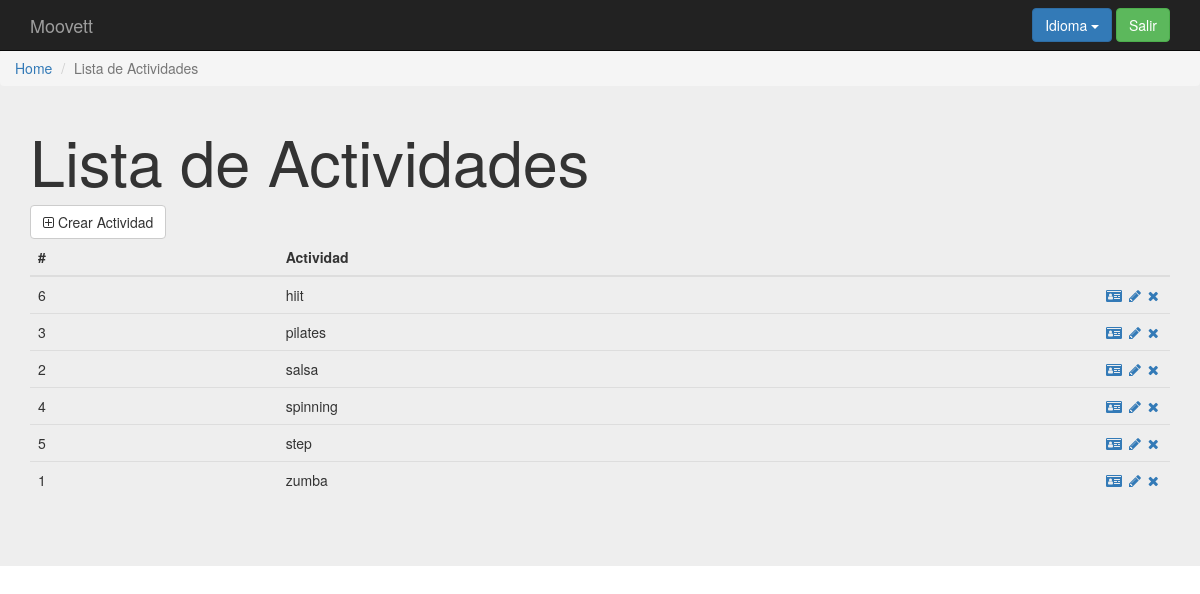
Page /index.php?controller=activity&action=show (signed in) on the committed database.
### tables this page shows
create table `actividad` (
`id` int(11) not null,
  `nombre` varchar(10) not null,
  `capacidad` smallint(6) not null,
  `precio` smallint(6) not null,
  `espacio_id` int(11) not null,
  `categoria_id` int(11) not null
);

### core/ViewManager.php (called while the page is built, shortened)
<?php
class ViewManager {
    private $variables = array();
    public function setVariable($varname, $value, $flash=false) {
        $this->variables[$varname] = $value;
    }
    public function getVariable($varname, $default=NULL) {
        if (!isset($this->variables[$varname])) {
            return $default;
        }
        return $this->variables[$varname];
    }
    public function render($controller, $viewname) {
        include(__DIR__."/../Views/$controller/$viewname.php");
    }
    private static $viewmanager_singleton = NULL;
    public static function getInstance() {
        if (self::$viewmanager_singleton == null) {
            self::$viewmanager_singleton = new ViewManager();
        }
        return self::$viewmanager_singleton;
    }
}

### Controllers/ACTIVITY_Controller.php (called while the page is built, shortened)
<?php
require_once(__DIR__."/../core/ViewManager.php");
require_once(__DIR__."/../core/I18n.php");
require_once(__DIR__."/../Models/Activity.php");
require_once(__DIR__."/../Models/ACTIVITY_Model.php");
class ACTIVITY_Controller extends BaseController {
    private $activityMapper;
    public function __construct() {
        $this->activityMapper = new ACTIVITY_Model();
        $this->view->setLayout("default");
    }
    public function show(){
        $activitys = $this->activityMapper->fetch_all();
        $this->view->setVariable("activitys", $activitys);
        $this->view->render("activity", "ACTIVITY_SHOW_Vista");
    }
}

### index.php (called while the page is built, shortened)
<?php
function run() {
    try{
        $controller = loadController($_GET["controller"]);
        $actionName = $_GET["action"];
        $controller->$actionName();
    } catch(Exception $ex) {
        die($ex->getMessage());
  }
}
function loadController($controllerName) {
    return new $controllerClassName();
}
run();
?>

### core/I18n.php (called while the page is built, shortened)
<?php
class I18n {
  private $messages;
  public function setLanguage($language) {
    $this->messages = $i18n_messages;
  }
  public function i18n($key) {
    if (isset($this->messages[$key])){
      return $this->messages[$key];
    }else{
      return $key;
    }
  }
  private static $i18n_singleton = null;
  public static function getInstance() {
    if (self::$i18n_singleton == NULL) {
      self::$i18n_singleton = new I18n();
    }
    return self::$i18n_singleton;
  }
}
function i18n($key) {
  return I18n::getInstance()->i18n($key);
}

### Models/Activity.php (called while the page is built, shortened)
<?php
class Activity {
    private $id;
    private $nombre;
    public function __construct($id=NULL, $nombre=NULL, $capacidad=NULL, $precio=NULL, $descuento_id=NULL, $espacio_id=NULL, $categoria_id=NULL, $extra_discount=NULL ) {
        $this->id = $id;
        $this->nombre = $nombre;
    }
    public function getID() {
        return $this->id;
    }
    public function getActivityName() {
        return $this->nombre;
    }
}

### Models/ACTIVITY_Model.php (called while the page is built, shortened)
<?php
require_once(__DIR__."/../core/PDOConnection.php");
class ACTIVITY_Model {
    private $db;
    public function __construct() {
        $this->db = PDOConnection::getInstance();
    }
    public function fetch_all(){
        $sql = $this->db->prepare("SELECT * FROM actividad ORDER BY nombre");
        $sql->execute();
        $activitys_db = $sql->fetchAll(PDO::FETCH_ASSOC);
        $activitys = array();
        foreach ($activitys_db as $activity) {
            array_push($activitys, new Activity($activity["id"], $activity["nombre"],$activity["capacidad"],$activity["precio"],$activity["espacio_id"],$activity["categoria_id"]));
        }
        return $activitys;
    }
}

### core/PDOConnection.php (called while the page is built)
<?php
class PDOConnection {
    private static $dbhost = "127.0.0.1";
    private static $dbname = "moovett";
    private static $dbuser = "moovett";
    private static $dbpass = "moovett";
    private static $db_singleton = null;
    public static function getInstance() {
        if (self::$db_singleton == null) {
            self::$db_singleton = new PDO(
                "mysql:host=".self::$dbhost.";dbname=".self::$dbname.";charset=utf8",
                self::$dbuser,
                self::$dbpass,
                array(
                    PDO::ATTR_EMULATE_PREPARES => false,
                    PDO::ATTR_ERRMODE => PDO::ERRMODE_EXCEPTION
                )
            );
        }
        return self::$db_singleton;
    }
}
?>

### Views/activity/ACTIVITY_SHOW_Vista.php (the view, shortened to what this page needs)
<?php
require_once(__DIR__."/../../core/ViewManager.php");
$view = ViewManager::getInstance();
$view->setVariable("title", "Manage Activitys");
$activitys = $view->getVariable("activitys");
?>
<div class="jumbotron">
  <div class="design">
  <ol class="breadcrumb">
    <li class="breadcrumb-item"><a href="index.php?controller=user&amp;action=login"><?= i18n("Home") ?></a></li>
    <li class="breadcrumb-item active"><?= i18n("List of Activities") ?></li>
  </ol>
  </div>
    <div class="container">
        <h1><?= i18n("List of Activities")?></h1>
	<a href="index.php?controller=activity&action=add" class="btn btn-default"><i class="fa fa-plus-square-o" aria-hidden="true"></i> <?= i18n("Create Activity")?></a>
<table class="table">
      <thead>
        <tr>
          <th>#</th>
          <th><?= i18n("Activity")?></th>
          <th style="width: 72px;"></th>
        </tr>
      </thead>
      <tbody>
	  <?php foreach($activitys as $activity){ ?>
          <tr>
	  <td><?php echo $activity->getID(); ?></td>
          <td><?php echo $activity->getActivityName(); ?></td>
          <td>
              <a href="index.php?controller=activity&action=showone&id=<?php echo $activity->getID();  ?>"><i class="fa fa-id-card" aria-hidden="true"></i></a>
              <a href="index.php?controller=activity&action=edit&id=<?php echo $activity->getID();  ?>"><i class="fa fa-pencil fa-fw" aria-hidden="true"></i></a>
              <a href="index.php?controller=activity&action=delete&id=<?php echo $activity->getID();  ?>" role="button" data-toggle="modal"><i class="fa fa-times" aria-hidden="true"></i></a>
          </td>
        </tr>
	<?php } ?>
      </tbody>
</table>
    </div>
</div>

### css/style.css (style rules this page uses)
body { padding-top: 50px; padding-bottom: 20px; }
.design { margin-top:-48px !important; }

### rows in the picture
actividad: id "6", nombre "hiit"
actividad: id "3", nombre "pilates"
actividad: id "2", nombre "salsa"
actividad: id "4", nombre "spinning"
actividad: id "5", nombre "step"
actividad: id "1", nombre "zumba"

### other values in the picture
i18n("Language") "Idioma"
i18n("Logout") "Salir"
i18n("Home") "Home"
i18n("List of Activities") "Lista de Actividades"
i18n("Create Activity") "Crear Actividad"
i18n("Activity") "Actividad"
